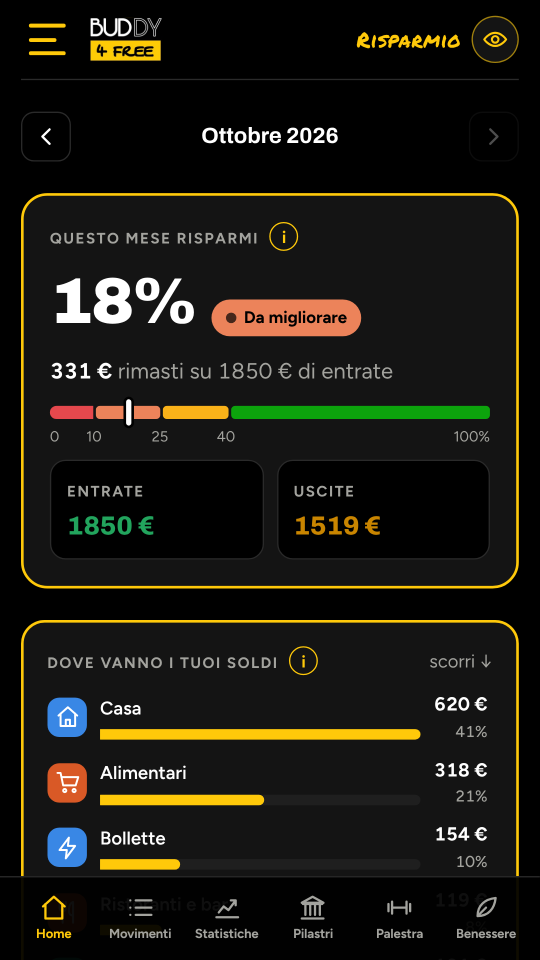
#> input picture store/1-home.png, 1080 x 1920 px (shown at 1/2 size)
$ python -i teaser.py   (imports and definitions only)
#> lines starting #> are read from the running program, lines starting #| are printed output that depends on the picture
import math, os, numpy as np, json, base64, io, subprocess
from PIL import Image, ImageDraw, ImageFont, ImageFilter
from concurrent.futures import ProcessPoolExecutor
W,H,FPS,DUR=1080,1920,30,24.0
Y=(255,201,10); WH=(255,255,255); BK=(0,0,0)
D=os.path.dirname(os.path.abspath(__file__))+'/'
ST='/home/user/risparmio/store/'
def F(n,s): return ImageFont.truetype(D+n+'.ttf',s)
ease=lambda t:1-(1-max(0,min(1,t)))**3
back=lambda t:(lambda x:1+2.70158*(x-1)**3+1.70158*(x-1)**2)(max(0,min(1,t)))
def txt(s,font,col):
    b=font.getbbox(s); im=Image.new('RGBA',(b[2]-b[0]+20,b[3]-b[1]+20),(0,0,0,0))
    ImageDraw.Draw(im).text((10-b[0],10-b[1]),s,font=font,fill=col); return im
# [5 lines left out: function put, not called in this run]
# [3 lines not run here, left out]
def ring(c,cx,cy,r,w,prog,col=Y,a=255):
    d=ImageDraw.Draw(c); d.arc((cx-r,cy-r,cx+r,cy+r),-90,-90+360*prog,fill=col+(a,),width=w)
# [1 line not run here, left out]
crops={'add':(0,0,1080,1110),'home':(0,370,1080,1745),'ese':(0,440,1080,1360),'gym':(0,390,1080,1730)}
# [13 lines left out: functions tfit, phone, not called in this run]
def frame(i):
    t=i/FPS; c=Image.new('RGBA',(W,H),BK+(255,))
    if t<2.4:
        ring(c,W/2,H/2,500,24,ease(t/1.0),Y,110)
        put(c,txt('HO CREATO',F('Anton',170),WH),W/2,H/2-130,back((t-0.15)/0.3),min(1,(t-0.15)/0.1))
        put(c,txt("UN'APP",F('Anton',280),Y),W/2,H/2+110,back((t-0.6)/0.3)*(1+0.05*max(0,1-(t-0.6)/0.2)),min(1,(t-0.6)/0.08))
    elif t<5.2:
        u=t-2.4
        if u<0.08: c=Image.new('RGBA',(W,H),(255,255,255,255))
        put(c,tfit('PER GESTIRE','Anton',150,WH),W/2,H/2-430,ease(u/0.25),min(1,u/0.15))
        s1=t-2.8; put(c,tfit('ENTRATE E USCITE…','Anton',140,WH),W/2,H/2-260,ease(s1/0.25) if s1>0 else 0,min(1,s1/0.15) if s1>0 else 0)
        s2=t-3.6; put(c,tfit('…E MOLTO','Anton',250,Y),W/2,H/2+40,(2.0-1.0*ease(s2/0.18)) if s2>=0 else 0,min(1,s2/0.1) if s2>=0 else 0)
        s3=t-3.85; put(c,tfit('DI PIÙ.','Anton',300,Y),W/2,H/2+330,(2.0-1.0*ease(s3/0.18)) if s3>=0 else 0,min(1,s3/0.1) if s3>=0 else 0)
    elif t<10.8:
        u=t-5.2; k=min(3,int(u/1.4)); phone(c,['add','home','ese','gym'][k],u-1.4*k,['SEGNA','CONTROLLA','SOGNA','ALLENATI'][k])
    elif t<14.0:
        u=t-10.8
        if u<0.06: c=Image.new('RGBA',(W,H),(255,255,255,255))
        put(c,txt('NIENTE TRADING,',F('Anton',122),WH),W/2,H/2-560,back(u/0.3),min(1,u/0.12))
        s1=u-0.45; put(c,txt('NIENTE CONSIGLI',F('Anton',122),WH),W/2,H/2-405,back(s1/0.3) if s1>0 else 0,min(1,s1/0.12) if s1>0 else 0)
        s1=u-0.6; put(c,txt('DI INVESTIMENTO.',F('Anton',122),WH),W/2,H/2-250,back(s1/0.3) if s1>0 else 0,min(1,s1/0.12) if s1>0 else 0)
        s2=u-1.05; put(c,tfit('Solo i tuoi soldi','Figtree',92,WH),W/2,H/2-30,1,min(1,s2/0.2) if s2>0 else 0)
        put(c,tfit('di tutti i giorni,','Figtree',92,WH),W/2,H/2+90,1,min(1,(s2-0.15)/0.2) if s2>0.15 else 0)
        s3=u-1.6; put(c,tfit('SOTTO CONTROLLO.','Anton',190,Y),W/2,H/2+340,(1.8-0.8*ease(s3/0.2)) if s3>=0 else 0,min(1,s3/0.1) if s3>=0 else 0)
    elif t<16.8:
        u=t-14.0; n=0 if u<0.2 else min(20,int(1+(u-0.2)/1.2*20)) if u<1.4 else 20
        put(c,txt('CERCO',F('Anton',150),WH),W/2,H/2-430,ease(u/0.25),1)
        put(c,txt(str(n),F('Anton',560),Y),W/2,H/2-60,1+0.05*(1-((u-0.2)*16)%1) if 0.2<u<1.4 else (back((u-1.4)/0.25)*0.1+1 if u<1.65 else 1.1),1)
        s=u-1.6; put(c,txt('TESTER',F('Anton',220),WH),W/2,H/2+330,back(s/0.3) if s>0 else 0,1)
        s=u-1.9; put(c,txt('con Android',F('PermanentMarker',90),Y),W/2,H/2+520,1,min(1,s/0.2) if s>0 else 0)
    elif t<20.2:
        u=t-16.8
        put(c,txt('COSA CI GUADAGNI',F('Anton',130),Y),W/2,H/2-520,ease(u/0.25),min(1,u/0.15))
        items=[('La provi','prima di tutti'),('Le tue idee','diventano funzioni'),('Gratis,','per sempre')]
        for j,(l1,l2) in enumerate(items):
            s=u-0.35-0.6*j
            if s<=0: continue
            y=H/2-230+j*290; x0=150
            it=Image.new('RGBA',(900,250),(0,0,0,0)); d=ImageDraw.Draw(it)
            d.ellipse((0,40,150,190),fill=Y+(255,)); d.line([(38,118),(66,148),(114,86)],fill=BK+(255,),width=16,joint='curve')
            d.text((185,30),l1,font=F('Anton',100),fill=WH+(255,)); d.text((185,140),l2,font=F('Figtree',62),fill=(225,225,220,255))
            put(c,it,W/2+20+(1-ease(s/0.3))*300,y,1,min(1,s/0.2))
    else:
        u=t-20.2; lg=LOGO.resize((380,int(380*LOGO.height/LOGO.width)),Image.LANCZOS)
        put(c,lg,W/2,H/2-520,ease(u/0.35),min(1,u/0.25))
        put(c,txt('SCRIVIMI',F('Anton',170),WH),W/2,H/2-60,back((u-0.2)/0.3),1 if u>0.2 else 0)
        p=1+0.05*math.sin((u-0.6)*2*math.pi*1.0) if u>0.6 else back((u-0.4)/0.3)
        box=Image.new('RGBA',(760,330),(0,0,0,0)); d=ImageDraw.Draw(box); d.rounded_rectangle((0,0,759,329),56,fill=Y+(255,))
        tt=txt('TEST',F('Anton',250),BK); box.alpha_composite(tt,((760-tt.width)//2,(330-tt.height)//2))
        put(c,box,W/2,H/2+250,p if u>0.4 else 0,1)
        put(c,txt('in direct  ↓',F('Figtree',72),WH),W/2,H/2+520,1,min(1,(u-0.9)/0.3) if u>0.9 else 0)
    c.convert('RGB').save(D+'f/%04d.png'%i)
# ---------- audio ----------
SR=44100
def env(n,a,dcy): x=np.arange(n)/SR; return np.minimum(1,x/a)*np.exp(-x/dcy)
def noise(n,seed): return np.random.default_rng(seed).uniform(-1,1,n)
# [4 lines left out: function lp, not called in this run]
def whoosh(seed=1,d=0.45):
    n=int(d*SR); k=np.linspace(0.02,0.35,n)**1.5; x=lp(noise(n,seed),k); e=np.sin(np.linspace(0,math.pi,n))**2; return x*e*2.2
def hit(): n=int(0.5*SR); x=np.arange(n)/SR; f=55+90*np.exp(-x*30); return np.sin(2*math.pi*np.cumsum(f)/SR)*env(n,0.002,0.16)+noise(n,3)*env(n,0.001,0.02)*0.5
def pop(f0=700): n=int(0.14*SR); x=np.arange(n)/SR; f=f0+f0*0.8*x/0.14; return np.sin(2*math.pi*np.cumsum(f)/SR)*env(n,0.003,0.05)*0.8
def tick(): n=int(0.05*SR); return (np.sin(2*math.pi*2200*np.arange(n)/SR)*0.6+noise(n,9)*0.3)*env(n,0.0005,0.012)
def chime():
    n=int(1.6*SR); x=np.arange(n)/SR; return sum(np.sin(2*math.pi*f*x)*np.exp(-x*(2+i)) for i,f in enumerate([1046.5,1318.5,1568,2093]))*0.35*np.minimum(1,x/0.005)
# [32 lines left out: functions music, mix, not called in this run]
# [6 lines not run here, left out]

>>> import cv2
>>> picture = cv2.imread('../store/1-home.png', cv2.IMREAD_GRAYSCALE)
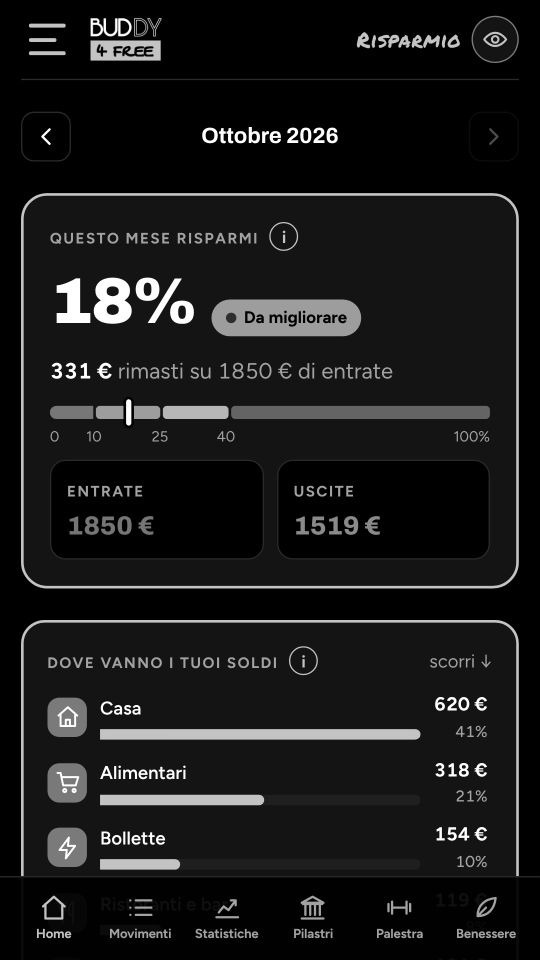
#> picture: shape (1920, 1080) (shown at 1/2 size); min 0, max 255, mean 25.5
>>> result = frame(picture)
#> (the run stopped early here; a loop or call above may not have finished)

$ run again, on store/2-pilastri.png
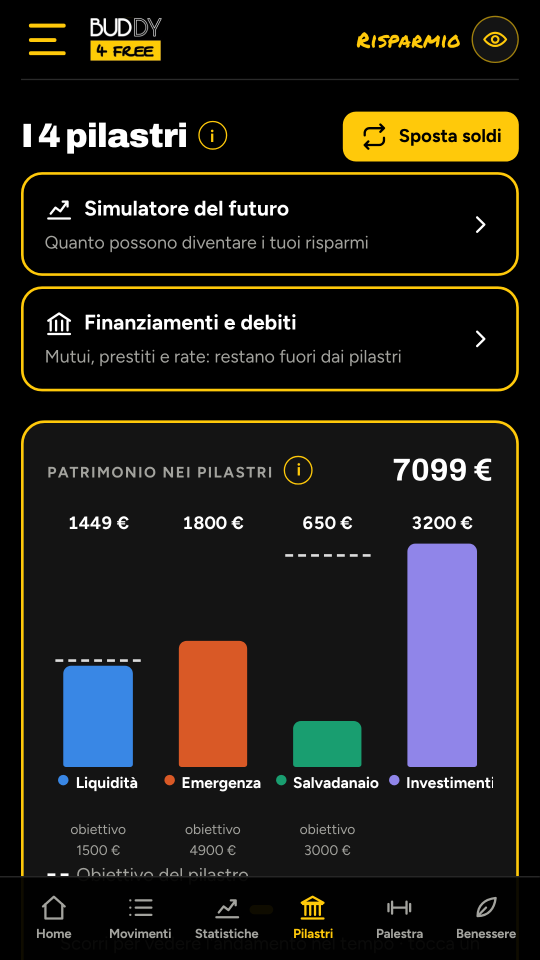
#> input picture store/2-pilastri.png, 1080 x 1920 px (shown at 1/2 size)
#> `picture = cv2.imread('../store/1-home.png', cv2.IMREAD_GRAYSCALE)`:
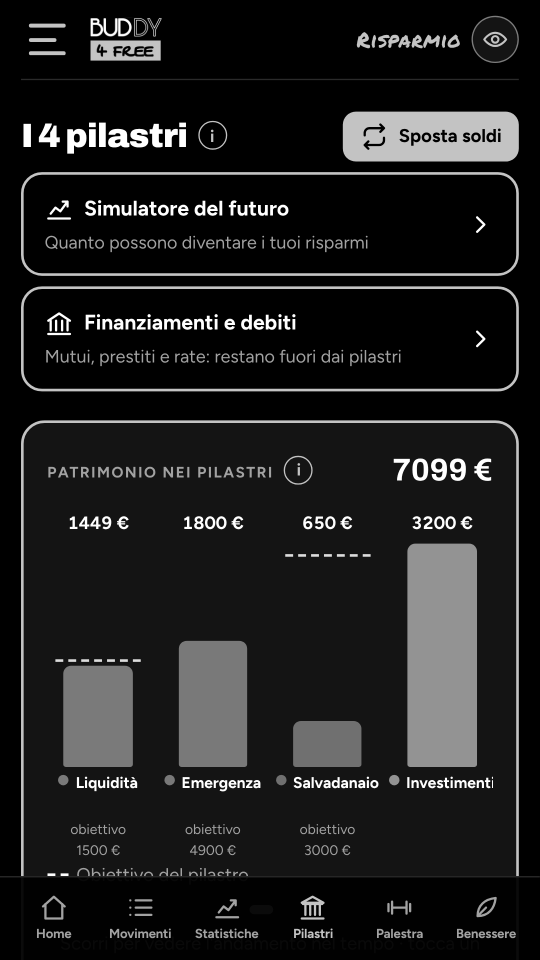
#> picture: shape (1920, 1080) (shown at 1/2 size); min 0, max 255, mean 30.6

$ run again, on store/3-obiettivo.png
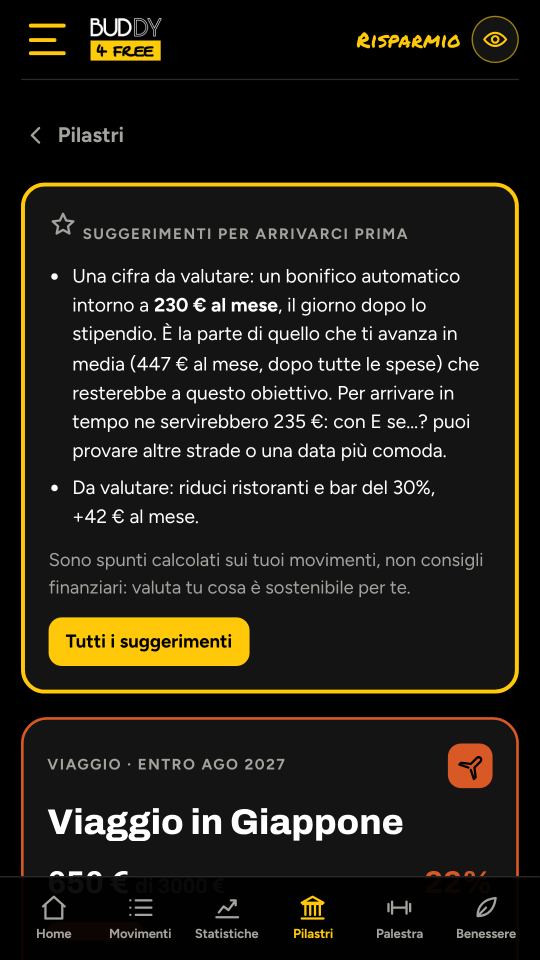
#> input picture store/3-obiettivo.png, 1080 x 1920 px (shown at 1/2 size)
#> `picture = cv2.imread('../store/1-home.png', cv2.IMREAD_GRAYSCALE)`:
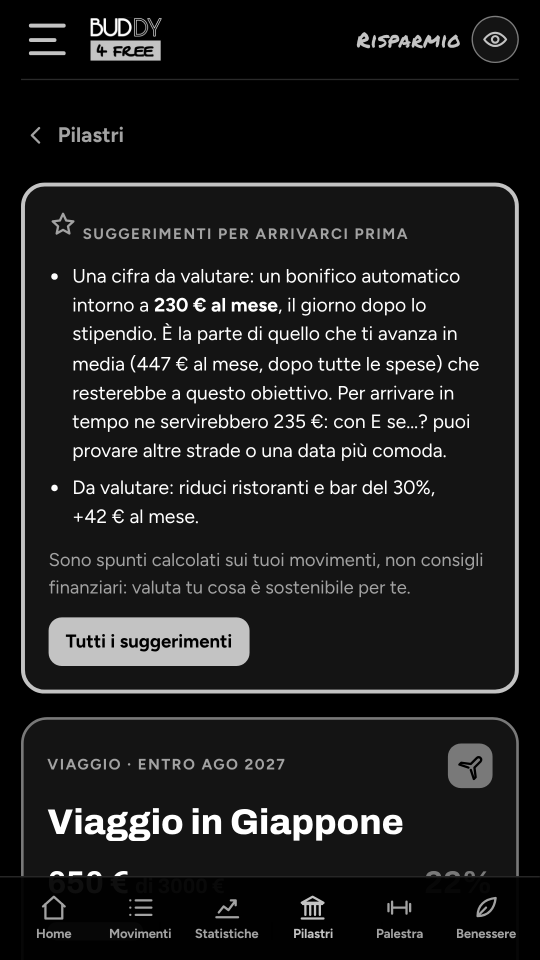
#> picture: shape (1920, 1080) (shown at 1/2 size); min 0, max 255, mean 30.1

$ run again, on store/5-statistiche.png
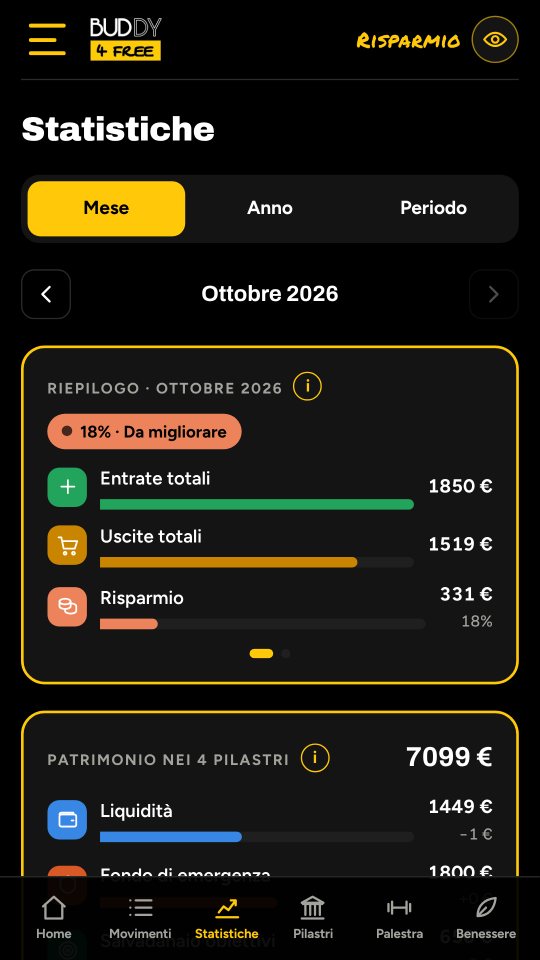
#> input picture store/5-statistiche.png, 1080 x 1920 px (shown at 1/2 size)
#> `picture = cv2.imread('../store/1-home.png', cv2.IMREAD_GRAYSCALE)`:
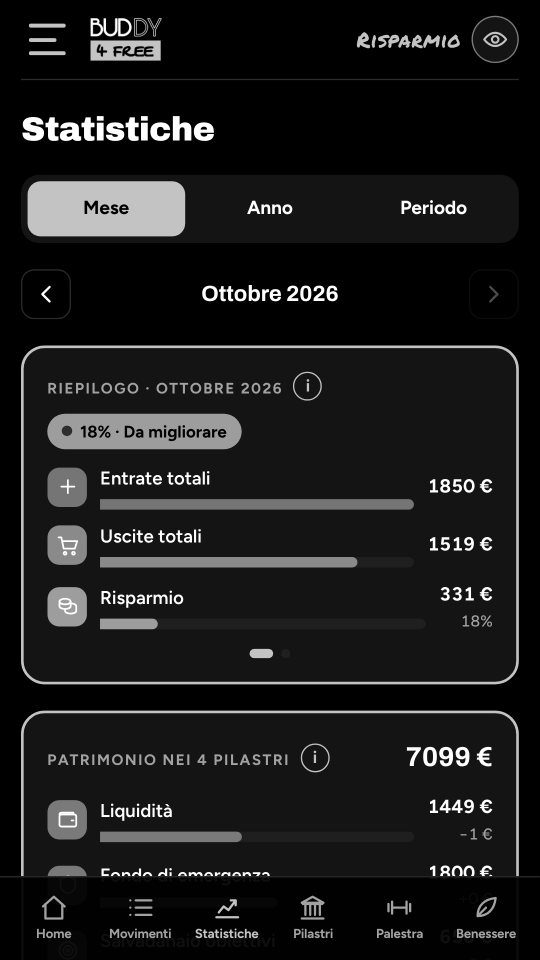
#> picture: shape (1920, 1080) (shown at 1/2 size); min 0, max 255, mean 27.7
